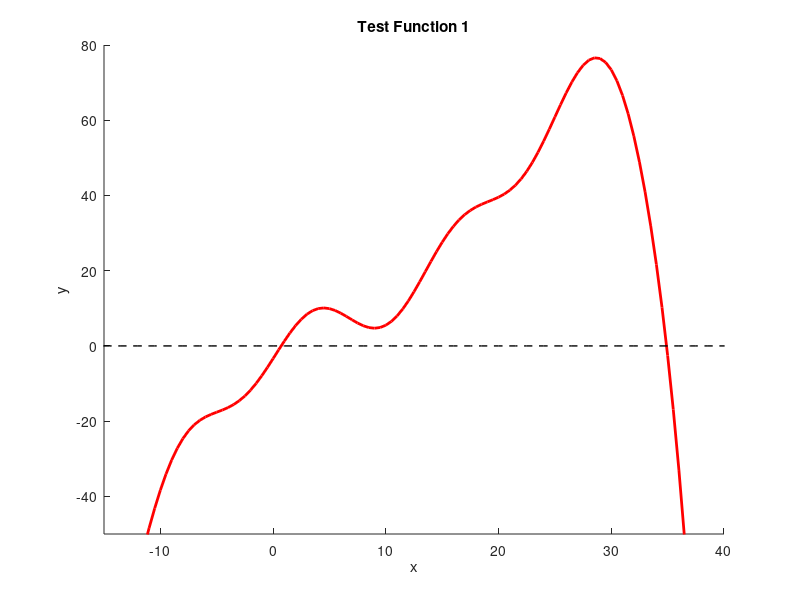

The MATLAB script that drew this image:
%template for testing your basic root finding implementations
function basic_solver_with_tests_template()
    xvals = linspace(-50,50,201);
    [yvals,~] = test_func01(xvals);

    hold on
    axis([-15,40,-50,80]);
    plot(xvals,yvals,'r','linewidth',2);
    plot(xvals,0*xvals,'k--','linewidth',1);
    xlabel('x'); ylabel('y'); title('Test Function 1');
figure;

    % %Newton's method example test
    % x0_guess = 2;
    % iterations=1;
    % max_iterations=200;
    % accuracy=10^-14;
    % minimum_slope=.00000001; %If the derivative is below this, stop
    % x_difference=.00000001; %If difference between old and new x value is below this, stop
    % plot(x0_guess,test_func01(x0_guess),'bo','markerfacecolor','b','markersize',5);
    % 
    % x_sol = newton_solver(@test_func01,x0_guess, iterations, max_iterations, accuracy,minimum_slope, x_difference)
    % plot(x_sol,test_func01(x_sol),'go','markerfacecolor','g','markersize',5);
   

    %Secant method example test
    % x0_guess = -5;
    % x1_guess = 2;
    % accuracy=10^-14; %How close we want our estimate to be to zero
    % max_iterations=200;
    % iterations=0;
    % smallest_denom=.0001;  %Smallest denominator allowed for secant method
    % x_difference=.00000001; %If difference between two guesses is below this, stop
    % 
    % plot(x0_guess,test_func01(x0_guess),'bo','markerfacecolor','b','markersize',5);
    % plot(x1_guess,test_func01(x1_guess),'ko','markerfacecolor','k','markersize',5);
    % 
    % x_sol = secant_solver(@test_func01,x0_guess,x1_guess,accuracy, iterations, max_iterations, smallest_denom, x_difference);
    % plot(x_sol,test_func01(x_sol),'go','markerfacecolor','g','markersize',5);

    
    %Bisection method example test
    % x_left = -5;
    % x_right = 2;
    % accuracy=10^-14; %How close we want our estimate to be to zero
    % max_iterations=200;
    % x_difference=.00000001; %If difference between two guesses is below this, stop
    % iterations=0;
    % plot(x_left,test_func01(x_left),'bo','markerfacecolor','b','markersize',5);
    % plot(x_right,test_func01(x_right),'ko','markerfacecolor','k','markersize',5);
    % 
    % x_sol = bisection_solver(@test_func01,x_left,x_right,accuracy, iterations, max_iterations, x_difference);
    % plot(x_sol,test_func01(x_sol),'go','markerfacecolor','g','markersize',5);
end


%Definition of the test function and its derivative (as a single function):
%This definition uses the function keyword
%when passing this function as an argument to a solver,
%you'll need to use the handle operator
%ex. solver(@test_func01,x_guess)
function [fval,dfdx] = test_func01(x)
    fval = (x.^3)/100 - (x.^2)/8 + 2*x + 6*sin(x/2+6) -.7 - exp(x/6);
    dfdx = 3*(x.^2)/100 - 2*x/8 + 2 +(6/2)*cos(x/2+6) - exp(x/6)/6;
end


function x = bisection_solver(fun,x_left,x_right, min_dy, iter, max_iter, x_diff)
if test_func01(x_left)*test_func01(x_right)>0
    fprintf('Error: No zero crossing from guesses')
end
x = (x_left+x_right)/2; 
root_list=[1,1]
    root_list(1)=x
while abs(test_func01(x))>min_dy && test_func01(x_left)*test_func01(x_right)<0 && iter<max_iter && abs(x_left-x_right)>x_diff
%Loops as long as the output isn't within desired accuracy
%Loops as long as the output has a zero crossing
%Loops as long as the iteration count hasn't reached the max
%Loops as long as the left and right guesses aren't too close already
x = (x_left+x_right)/2;
iter=iter+1
root_list(iter)=x
if test_func01(x)>0    
x_right=x;
x = (x_left+x_right)/2; 
elseif test_func01(x)<0
x_left=x;
x = (x_left+x_right)/2; 
else

end
end
x
end

%Note that fun(x) should output [f,dfdx], where dfdx is the derivative of f
function [x0,error_list] = newton_solver(fun,x0, iter, max_iter, min_dy,min_slope, x_diff)
    [y, deriv] = test_func01(x0);
    root_list=[1,1]
    root_list(1)=x0
    error_list=zeros(1,2);
 while iter<max_iter && abs(y)>min_dy && abs(x0-(x0-y/deriv))>x_diff
error_list(iter,1)=abs(x0-.717441246283635)
     x0=x0-y/deriv;
     error_list(iter,2)=abs(x0-.717441246283635)
[y,deriv] = test_func01(x0);
if deriv<min_slope
    fprintf('Error: Division by ~0')
    break;
else
x0;
iter=iter+1;
root_list(iter)=x0
end
 end
end

function x = secant_solver(fun,x0, x1, min_dy, iter, max_iter, min_denom,x_diff)
denominator=((test_func01(x1)-test_func01(x0))/(x1-x0));    
x = x1-test_func01(x1)/denominator;
root_list=[1,1]
    root_list(1)=[x]
    while abs(test_func01(x))>min_dy && iter<max_iter && abs(x1-x0)>x_diff
        iter=iter+1
        x0=x1;
        x1=x;
        denominator=((test_func01(x1)-test_func01(x0))/(x1-x0))  
        if denominator<min_denom
            fprintf('Error: Division by ~0')
        break;
        else
        x = x1-test_func01(x1)/denominator;
        root_list(iter)=[x]
    end
    end
    x
end

%Create an instance of the input_recorder
my_recorder = input_recorder();
%Use input_recorder to generate a version of the test function
%that records the input after every iteration
%Since test_fun is defined using function keyword
f_record = my_recorder.generate_recorder_fun(@test_func01);
%number of trials we would like to perform
num_iter = 1000;
%list for the initial guesses that we would like
%to use each trial. These guesses have all been chosen
%so that each trial will converge to the same root
%because the root is somewhere between -5 and 5.
x0_list = linspace(.6,.834,num_iter);
%list of estimate at current iteration (x_{n})
%compiled across all trials
x_current_list = [];
%list of estimate at next iteration (x_{n+1})
%compiled across all trials
x_next_list = [];
%keeps track of which iteration (n) in a trial
%each data point was collected from
index_list = [];
%loop through each trial
for n = 1:num_iter
%pull out the left and right guess for the trial
x0 = x0_list(n);
%reset input_list for the next test
my_recorder.clear_input_list();
%Call your root finder using the recording function:
    iterations=1;
    max_iterations=300;
    accuracy=10^-15;
    minimum_slope=.00000001; %If the derivative is below this, stop
    x_difference=10^-15; %If difference between old and new x value is below this, stop
[x_root,error_list] = newton_solver(f_record,x0, iterations, max_iterations, accuracy,minimum_slope, x_difference);
%See what input values were used when f_record was called:
error_list0=error_list(1);
error_list1=error_list(2);
input_list = my_recorder.get_input_list();
loglog(error_list0,error_list1,'ro','markerfacecolor','r','markersize',1);
hold on
%at this point, input_list will be populated with the values that
%the solver called at each iteration.
%In other words, it is now [x_1,x_2,...x_n-1,x_n]
%append the collected data to the compilation
% x_current_list = [x_current_list,input_list(1:end-1)];
% x_next_list = [x_next_list,input_list(2:end)];
% index_list = [index_list,1:length(input_list)-1];
% regression_line=regress(error_list1,error_list0)
% 
% fit_line_x = 10.^[-16:.01:1];
% fit_line_y=fit_line_x*regression_line;
% loglog(fit_line_x,fit_line_y,'k-','linewidth',2)
end
